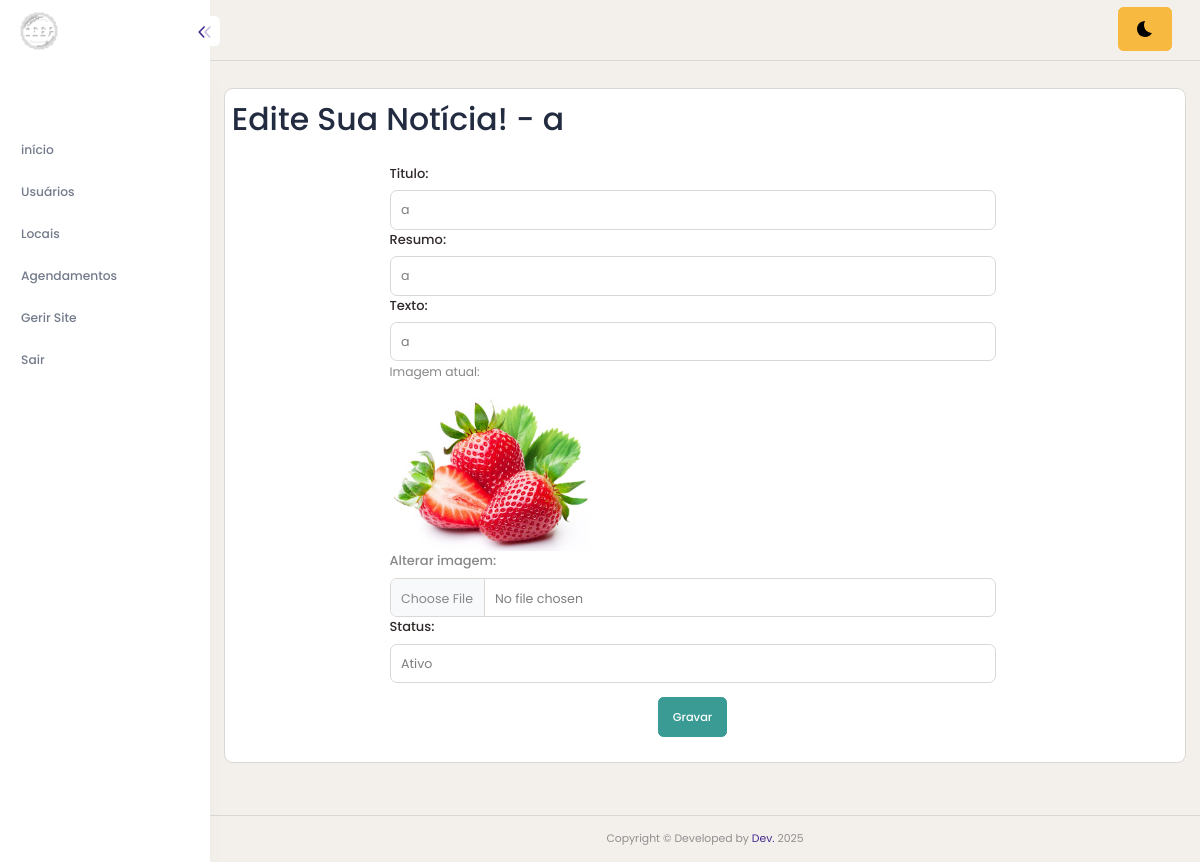
The page /noticias-editar.php?id=33 (signed in) on the database its author committed.
### tables this page shows
CREATE TABLE `noticias` (
  `id` int(11) NOT NULL,
  `titulo` varchar(100) DEFAULT NULL,
  `resumo` varchar(254) DEFAULT NULL,
  `texto` text DEFAULT NULL,
  `status` tinyint(1) DEFAULT NULL,
  `imagem` text DEFAULT NULL
);

### noticias-editar.php (the view, shortened to what this page needs)
<?php
include('conexao.php');
$id = isset($_GET["id"]) ? $_GET["id"] : "";
if ($id) {
    $sql = $conn->prepare("
    select * from NOTICIAS where id='$id';
    ");
    $sql->execute();
    $dados = $sql->fetch();
}
?>
<!DOCTYPE html>
<html lang="pt-BR">
<head>
    <?php include("app-header.php"); ?>
</head>
<body>
    <?php include("app-lateral.php"); ?>
    <div class="content-body" style="min-height: 899px;">
        <div class="container-fluid">
            <div class="row">
                <div class="card p-2">
                    <h1>Edite Sua Notícia! - <?php echo $dados['titulo']; ?></h1>
                    <div class="row mt-3 ">
                        <form action="noticias-acao.php" method="post" class="row">
                            <div class="offset-2 col-8">
                                <label for="titulo" class="form-label">Titulo:</label>
                                <input type="text" class="form-control" id="titulo" name="txtTitulo" value="<?php if($id){
                                                                                                 echo $dados['titulo'];
                                                                                              };?>">
                            </div>
                            <div class="offset-2 col-8">
                                <label for="resumo" class="form-label">Resumo:</label>
                                <input type="text" class="form-control" id="resumo" name="txtResumo" value="<?php if($id){
                                                                                                 echo $dados['resumo'];
                                                                                              };?>">
                            </div>
                            <div class="offset-2 col-8">
                                <label for="texto" class="form-label">Texto:</label>
                                <input type="text" class="form-control" id="texto" name="txtTexto" value="<?php if($id){
                                                                                                 echo $dados['texto'];
                                                                                              };?>">
                            </div>
                            <div class="offset-2 col-8">
                                <?php if ($id && !empty($dados['imagem'])): ?>
                                    <p>Imagem atual:</p>
                                    <img src="<?php echo $dados['imagem']; ?>" alt="Imagem atual" style="max-width: 200px;">
                                <?php endif; ?><br>
                                <label for="imagem">Alterar imagem:</label>
                                <input type="file" class="form-control" id="imagem" name="txtImagem">
                            </div>
                            <div class="offset-2 col-8">
                                <label for="status" class="form-label">Status:</label>
                                <select type="text" class="form-control" id="status" name="txtStatus">
                                    <option value="1" selected>Ativo</option>
                                </select>
                            </div>
                            <div class="col-12 text-center">
                                <input value="Gravar" type="submit" class="btn btn-success mt-3">
                            </div> <br>
                        </form>
                    </div> <br>
                </div>
            </div>
        </div>
    </div>
    <?php include("app-footer.php"); ?>
</body>
</html>

### rows shown on the page
noticias: titulo "a", txtTitulo "a", txtResumo "a", txtTexto "a", imagem (picture)
